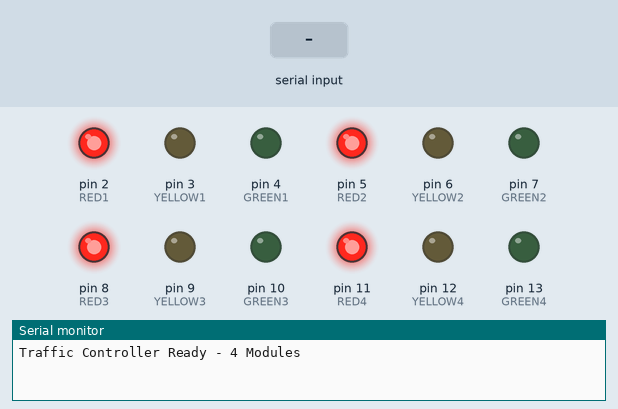
Simulated run of this sketch. Board: Arduino Uno, built with avr-gcc and run on an emulated ATmega328P. Parts: output pins drawn as LEDs (lit = HIGH), the last lines printed to the serial monitor. The inputs (shaded band) are chosen by the test bench.

Above: at 1.2 s.
1.3 s: "GREEN_NORTH\n" received over Serial
At 2.0 s:
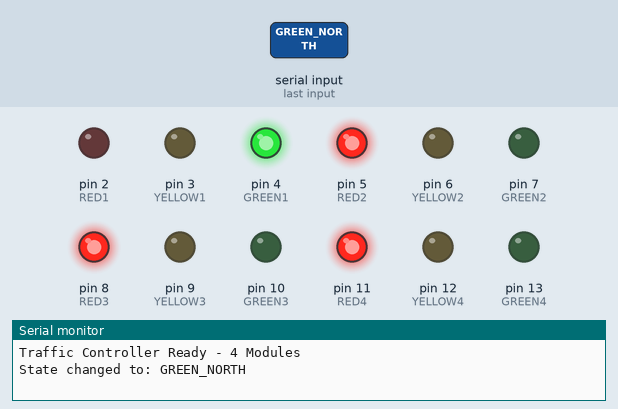
2.8 s: "GREEN\n" received over Serial
At 4.0 s:
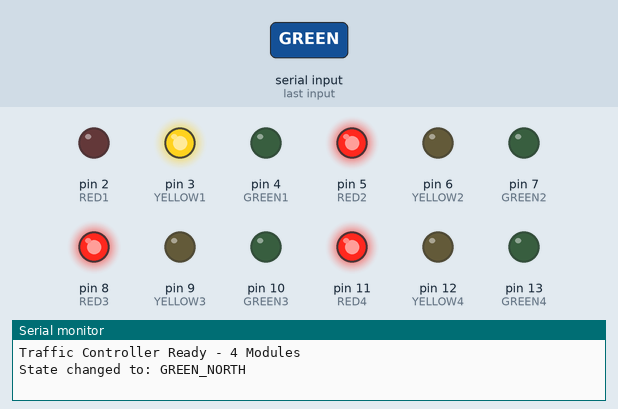
5.8 s: "GREEN_SOUTH\n" received over Serial
At 6.6 s:
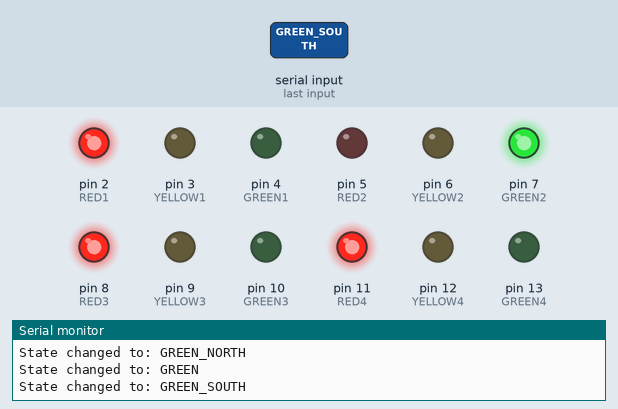
7.3 s: "GREEN_EAST\n" received over Serial
At 10.0 s:
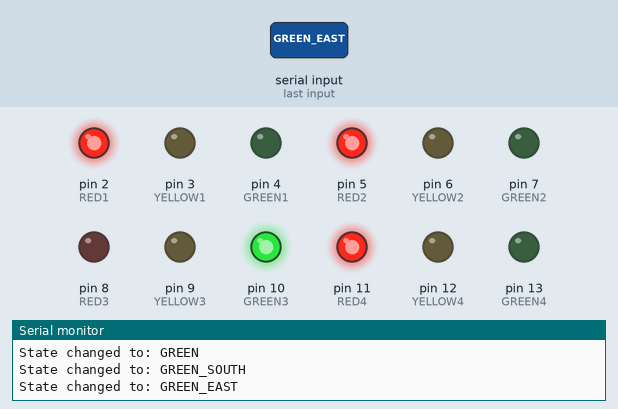
10.3 s: "GREEN_WEST\n" received over Serial
At 12.3 s:
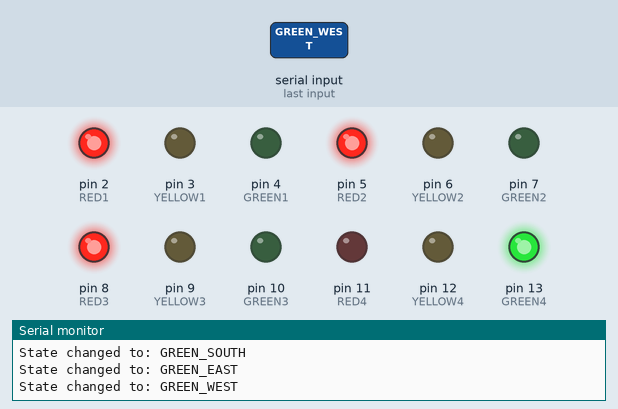
13.3 s: "RED\n" received over Serial
At 14.4 s:
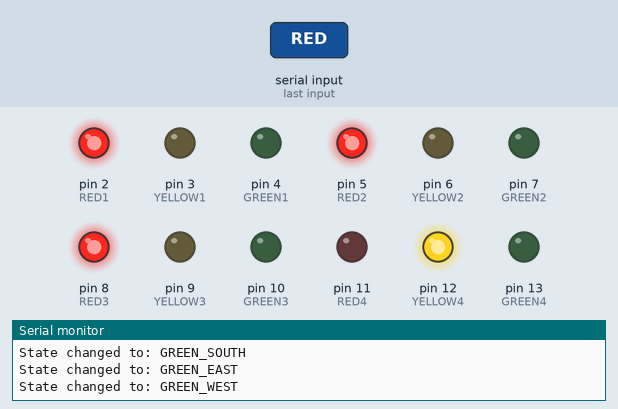
Timing chart, 0 to 16.3 s (numbered marks = the images above; inputs shaded):
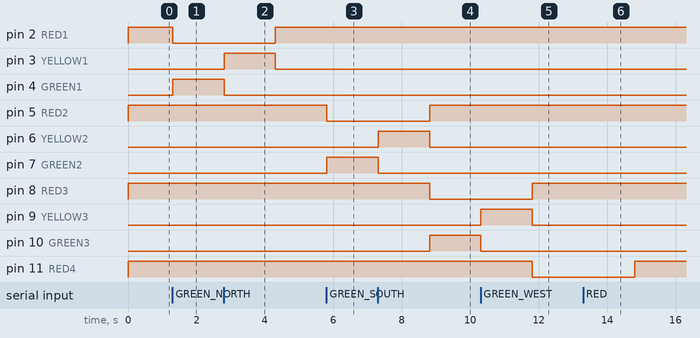

The sketch:

traffic_lights_debug.ino
```cpp
// Traffic Light Controller for 4 Modules (North, South, East, West)
// Receives commands from Python script via Serial (USB)

// Traffic Light 1 LED Pins (NORTH)
const int RED1 = 2;
const int YELLOW1 = 3;
const int GREEN1 = 4;

// Traffic Light 2 LED Pins (SOUTH)
const int RED2 = 5;
const int YELLOW2 = 6;
const int GREEN2 = 7;

// Traffic Light 3 LED Pins (EAST)
const int RED3 = 8;
const int YELLOW3 = 9;
const int GREEN3 = 10;

// Traffic Light 4 LED Pins (WEST)
const int RED4 = 11;
const int YELLOW4 = 12;
const int GREEN4 = 13;

String currentSignal = "RED"; // Initial state

void setup() {
  Serial.begin(9600);

  // Initialize all pins as OUTPUT
  pinMode(RED1, OUTPUT);
  pinMode(YELLOW1, OUTPUT);
  pinMode(GREEN1, OUTPUT);

  pinMode(RED2, OUTPUT);
  pinMode(YELLOW2, OUTPUT);
  pinMode(GREEN2, OUTPUT);

  pinMode(RED3, OUTPUT);
  pinMode(YELLOW3, OUTPUT);
  pinMode(GREEN3, OUTPUT);

  pinMode(RED4, OUTPUT);
  pinMode(YELLOW4, OUTPUT);
  pinMode(GREEN4, OUTPUT);

  // Start with All Red
  setAllRed();
  Serial.println("Traffic Controller Ready - 4 Modules");
}

void loop() {
  // Check for incoming serial commands
  if (Serial.available() > 0) {
    String command = Serial.readStringUntil('\n');
    command.trim(); // Remove whitespace/newlines

    if (command.length() > 0) {
      processCommand(command);
    }
  }
}

void processCommand(String cmd) {
  if (cmd == currentSignal) return; // No change needed

  // Safety Transition: Yellow light logic
  // If we are changing from a GREEN state to something else, show yellow first
  if (currentSignal.indexOf("GREEN") >= 0) {
    handleYellowTransition(currentSignal);
    delay(1500); // 1.5 seconds yellow for safety
    clearYellows();
  }

  currentSignal = cmd;

  // Apply the new signal state
  if (cmd == "GREEN_NORTH") {
    // North Green, others Red
    setLights(LOW, LOW, HIGH,  HIGH, LOW, LOW,  HIGH, LOW, LOW,  HIGH, LOW, LOW);
  }
  else if (cmd == "GREEN_SOUTH") {
    // South Green, others Red
    setLights(HIGH, LOW, LOW,  LOW, LOW, HIGH,  HIGH, LOW, LOW,  HIGH, LOW, LOW);
  }
  else if (cmd == "GREEN_EAST") {
    // East Green, others Red
    setLights(HIGH, LOW, LOW,  HIGH, LOW, LOW,  LOW, LOW, HIGH,  HIGH, LOW, LOW);
  }
  else if (cmd == "GREEN_WEST") {
    // West Green, others Red
    setLights(HIGH, LOW, LOW,  HIGH, LOW, LOW,  HIGH, LOW, LOW,  LOW, LOW, HIGH);
  }
  else if (cmd == "RED") {
    setAllRed();
  }
  else {
    // Default to RED for safety on unknown commands
    setAllRed();
    currentSignal = "RED";
  }

  Serial.print("State changed to: ");
  Serial.println(cmd);
}

// Helper to set all pins at once
// Order: North(R,Y,G), South(R,Y,G), East(R,Y,G), West(R,Y,G)
void setLights(int r1, int y1, int g1, int r2, int y2, int g2, int r3, int y3, int g3, int r4, int y4, int g4) {
  digitalWrite(RED1, r1);
  digitalWrite(YELLOW1, y1);
  digitalWrite(GREEN1, g1);

  digitalWrite(RED2, r2);
  digitalWrite(YELLOW2, y2);
  digitalWrite(GREEN2, g2);

  digitalWrite(RED3, r3);
  digitalWrite(YELLOW3, y3);
  digitalWrite(GREEN3, g3);

  digitalWrite(RED4, r4);
  digitalWrite(YELLOW4, y4);
  digitalWrite(GREEN4, g4);
}

void setAllRed() {
  setLights(HIGH, LOW, LOW, HIGH, LOW, LOW, HIGH, LOW, LOW, HIGH, LOW, LOW);
}

void clearYellows() {
  digitalWrite(YELLOW1, LOW);
  digitalWrite(YELLOW2, LOW);
  digitalWrite(YELLOW3, LOW);
  digitalWrite(YELLOW4, LOW);
}

// Logic to determine which yellow light to turn on based on current green
void handleYellowTransition(String state) {
  if (state == "GREEN_NORTH") {
    digitalWrite(GREEN1, LOW);
    digitalWrite(YELLOW1, HIGH);
  } else if (state == "GREEN_SOUTH") {
    digitalWrite(GREEN2, LOW);
    digitalWrite(YELLOW2, HIGH);
  } else if (state == "GREEN_EAST") {
    digitalWrite(GREEN3, LOW);
    digitalWrite(YELLOW3, HIGH);
  } else if (state == "GREEN_WEST") {
    digitalWrite(GREEN4, LOW);
    digitalWrite(YELLOW4, HIGH);
  }
}
```

Measured:
- after the input at 1.3 s, pin 2 (RED1): HIGH → LOW at once; pin 4 (GREEN1): LOW → HIGH at once
- after the input at 2.8 s, pin 2 (RED1): LOW → HIGH after 1.5 s; pin 3 (YELLOW1): LOW → HIGH at once, → LOW 1.5 s later; pin 4 (GREEN1): HIGH → LOW at once
- after the input at 5.8 s, pin 5 (RED2): HIGH → LOW at once; pin 7 (GREEN2): LOW → HIGH at once
- after the input at 7.3 s, pin 5 (RED2), pin 10 (GREEN3): LOW → HIGH after 1.5 s; pin 6 (YELLOW2): LOW → HIGH at once, → LOW 1.5 s later; pin 7 (GREEN2): HIGH → LOW at once; pin 8 (RED3): HIGH → LOW after 1.5 s
- after the input at 10.3 s, pin 8 (RED3), pin 13 (GREEN4): LOW → HIGH after 1.5 s; pin 9 (YELLOW3): LOW → HIGH at once, → LOW 1.5 s later; pin 10 (GREEN3): HIGH → LOW at once; pin 11 (RED4): HIGH → LOW after 1.5 s
- after the input at 13.3 s, pin 11 (RED4): LOW → HIGH after 1.5 s; pin 12 (YELLOW4): LOW → HIGH at once, → LOW 1.5 s later; pin 13 (GREEN4): HIGH → LOW at once
